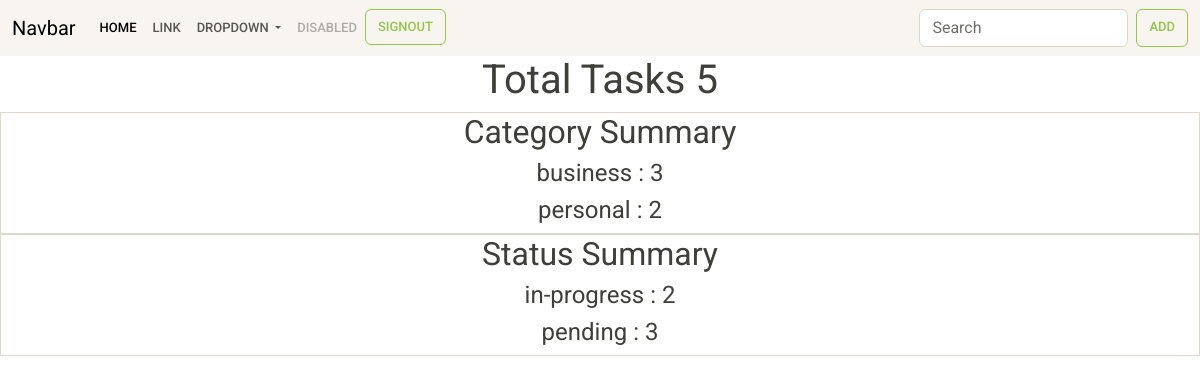
The app's page / (signed in) with its own data.
### notes/models.py (models this page shows, shortened)
class Task(models.Model):
    title=models.CharField(max_length=200)
    description=models.TextField()
    created_date=models.DateTimeField(auto_now_add=True)
    due_date=models.DateTimeField(null=True)
    category_choices=(
        ("personal","personal"),
        ("business","business")
    )
    category=models.CharField(max_length=200,choices=category_choices,default="personal")
    status_choices=(
        ("pending","pending"),
        ("in-progress","in-progress"),
        ("done","done")
    )
    status=models.CharField(max_length=200,choices=status_choices,default="pending")
    updated_date=models.DateTimeField(auto_now=True)
    user=models.ForeignKey(User,on_delete=models.CASCADE)

### notes/views.py (the view)
# urls.py: path("",views.TaskSummaryView.as_view(),name="task-summary"),
@method_decorator(decs,name="dispatch")
class TaskSummaryView(View):
    def get(self,request,*args,**kwargs):
        qs=Task.objects.filter(user=request.user)
        total_task_count=qs.count()
        category_summary=qs.values("category").annotate(cat_count=Count("category"))
        print(category_summary)
        status_summary=qs.values("status").annotate(status_count=Count("status"))
        print(status_summary)
        context={
            "total_task_count":total_task_count,
            "category_summary":category_summary,
            "status_summary":status_summary,
        }
        return render(request,"task_summary.html",context)

### notes/templates/task_summary.html
{%extends 'base.html'%}
{%block main_block%}
<center>
<h1>Total Tasks {{total_task_count}}</h1>
<div class="border">
    <h2>Category Summary</h2>
    {%for cs in category_summary%}
        <div>
            <h4>{{cs.category}} : {{cs.cat_count}}</h4>
        </div>
    {%endfor%}
</div>
<div class="border">
    <h2>Status Summary</h2>
    {%for ss in status_summary%}
        <div>
            <h4>{{ss.status}} : {{ss.status_count}}</h4>
        </div>
    {%endfor%}
</div>
</center>
{%endblock%}

### records on screen
Task: category "personal", cat_count "2", status "in-progress", status_count "2"

### other values on screen
{{ total_task_count }} "5"
{{ cs.category }} "business"
{{ cs.cat_count }} "3"
{{ ss.status }} "pending"
{{ ss.status_count }} "3"
